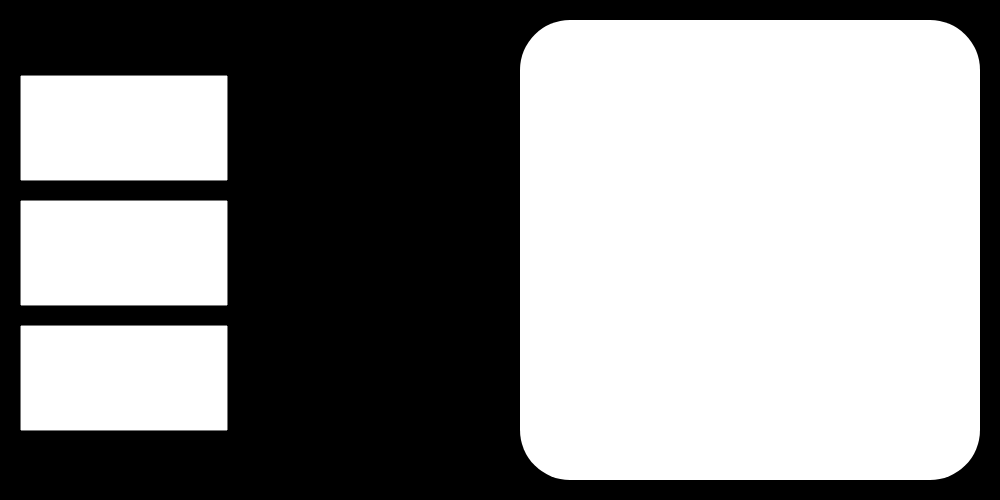
Frame 1 (no input)
Frame 2 (the mouse pressed at the canvas centre, redrawn once): identical to frame 1, image omitted

The p5.js sketch that drew this single still picture (run headless with seeded random() and noise() and a simulated clock; the mouse was pressed at the canvas centre and the sketch redrawn once):

// p5.js sketch
// ── sketch.js
const INPUT_WIDTH = 200;
const INPUT_HEIGHT = 100;

let color1_input
let color2_input
let color3_input

function setup(){
    createCanvas(1000, 500);
    
    color1_input = createInput("");
    color1_input.position(20, height/4 - INPUT_HEIGHT/2);
    color1_input.size(INPUT_WIDTH, INPUT_HEIGHT);
    color1_input.style('font-size', `${INPUT_HEIGHT}px`);
    color1_input.input(draw);

    color2_input = createInput("");
    color2_input.position(20, height/2 - INPUT_HEIGHT/2);
    color2_input.size(INPUT_WIDTH, INPUT_HEIGHT);
    color2_input.style('font-size', `${INPUT_HEIGHT}px`);
    color2_input.input(draw);

    color3_input = createInput("");
    color3_input.position(20, height/4*3 - INPUT_HEIGHT/2);
    color3_input.size(INPUT_WIDTH, INPUT_HEIGHT);
    color3_input.style('font-size', `${INPUT_HEIGHT}px`);
    color3_input.input(draw);

    noLoop()
}

function draw(){
    background(0);
    
    let color1 = parseFloat(color1_input.value());
    let color2 = parseFloat(color2_input.value());
    let color3 = parseFloat(color3_input.value());

    let [r, g, b] = hsl_to_rgb(color1, color2, color3);
    fill(r, g, b);
    noStroke();
    rect(width/2 + 20, 20, width/2 - 40, height - 40, 50);
    console.log(r, g, b);
}

function hsl_to_rgb(h, s, l){
    const C = (1 - Math.abs(2 * l - 1)) * s;
    const X = C * (1 - Math.abs((h / 60) % 2 - 1));
    const m = l - C/2;

    let r1, g1, b1;
    if(h >= 0 && h < 60){
        [r1, g1, b1] = [C, X, 0];
    }else if(h >= 60 && h < 120){
        [r1, g1, b1] = [X, C, 0];
    }else if(h >= 120 && h < 180){
        [r1, g1, b1] = [0, C, X];
    }else if(h >= 180 && h < 240){
        [r1, g1, b1] = [0, X, C];
    }else if(h >= 240 && h < 300){
        [r1, g1, b1] = [X, 0, C];
    }else if(h >= 300 && h < 360){
        [r1, g1, b1] = [C, 0, X];
    }

    return [(r1 + m) * 255, (g1 + m) * 255, (b1 + m) * 255];
}
